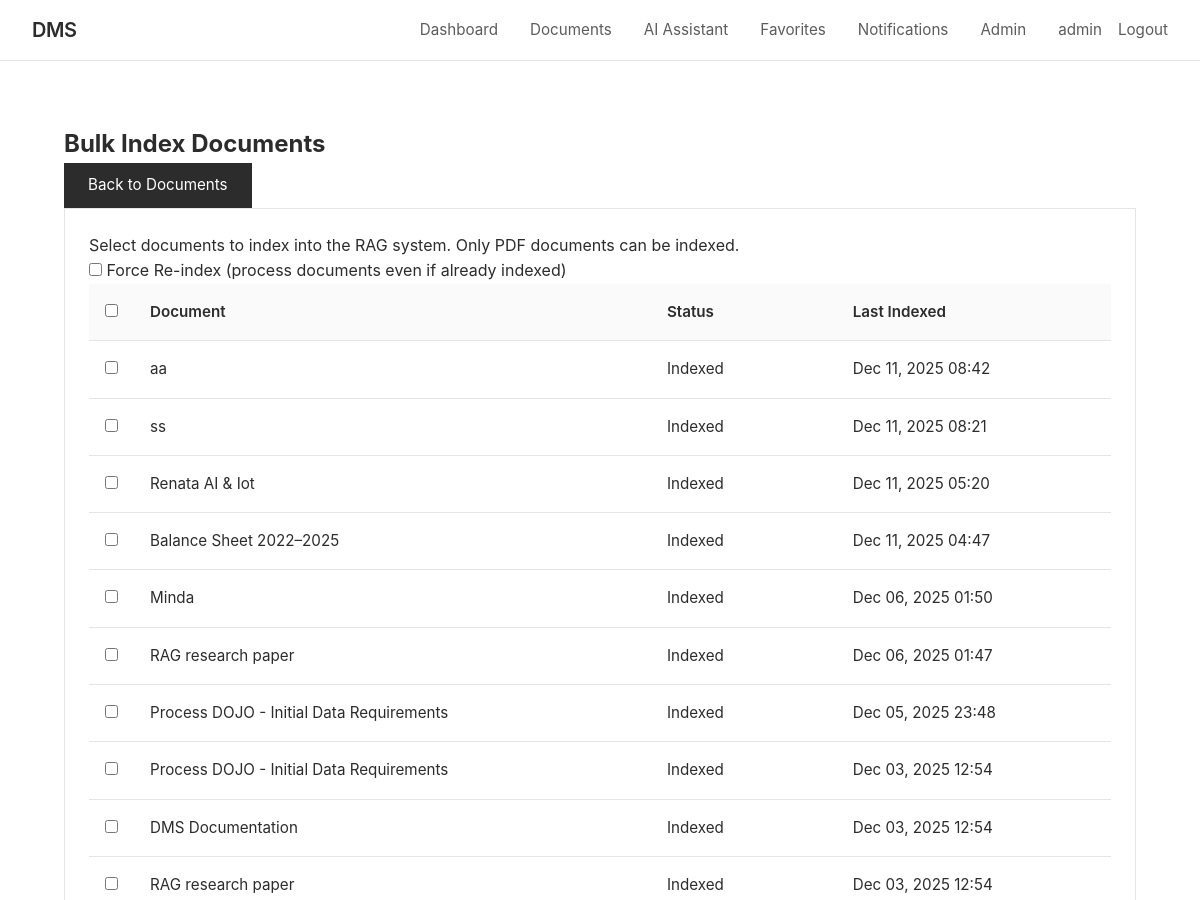
Before: /documents/bulk-index/ (signed in, upper part) with the older database file.
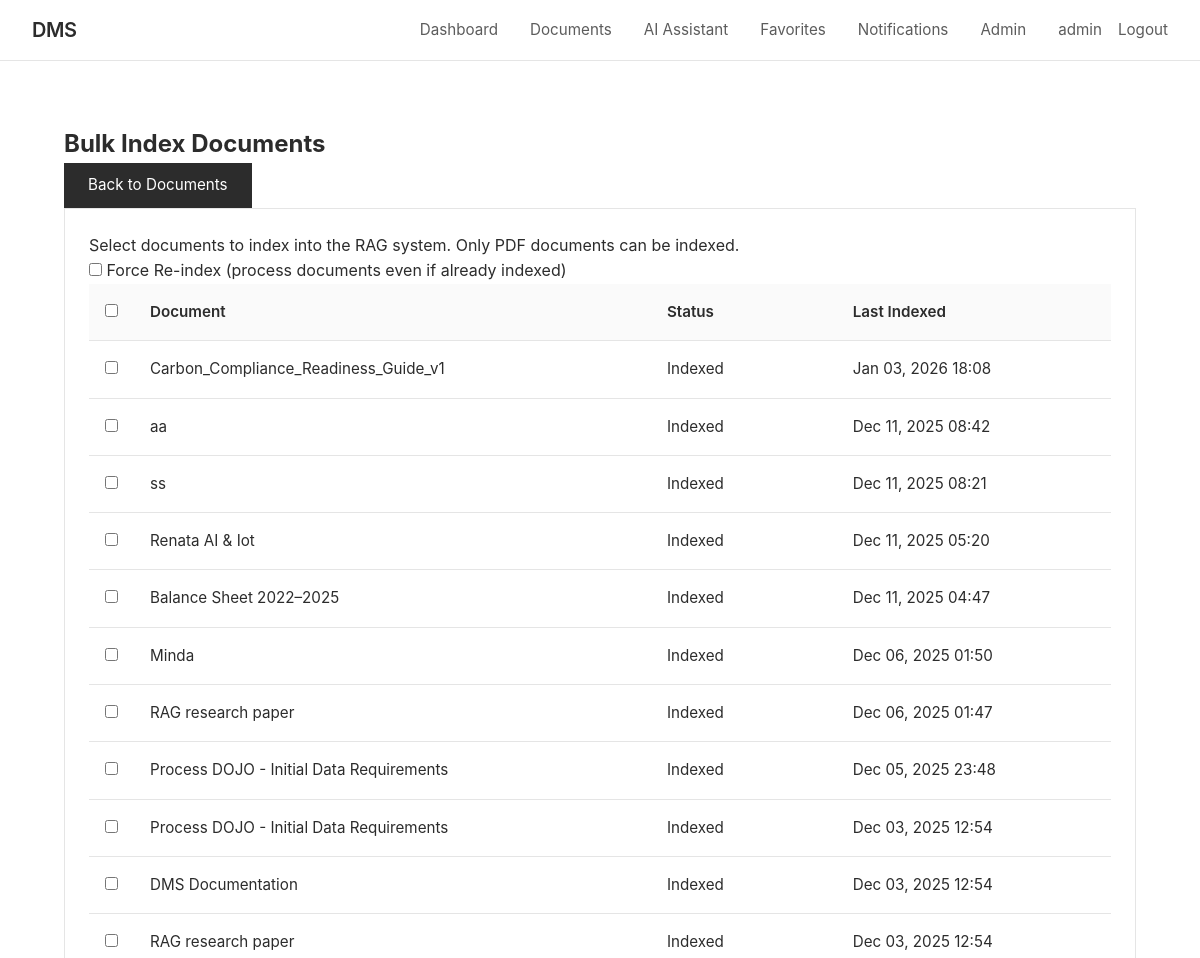
After: the same page with the newer database file.
### documents/models.py (models this page shows, shortened)
class Document(models.Model):
    ACCESS_LEVEL_CHOICES = [
        ('public', 'Public'),
        ('private', 'Private'),
        ('role', 'Role-Based'),
        ('custom', 'Custom Users'),
    ]
    title = models.CharField(max_length=255)
    description = models.TextField(blank=True)
    file = models.FileField(upload_to=document_upload_path)
    file_size = models.BigIntegerField(default=0, help_text="Size in bytes")
    file_type = models.CharField(max_length=100, blank=True)
    owner = models.ForeignKey(User, on_delete=models.CASCADE, related_name='owned_documents')
    access_level = models.CharField(max_length=10, choices=ACCESS_LEVEL_CHOICES, default='private')
    required_role_level = models.IntegerField(
        default=1,
        validators=[MinValueValidator(1), MaxValueValidator(100)],
        help_text="Minimum role level required (for role-based access)"
    )
    category = models.ForeignKey(Category, on_delete=models.SET_NULL, null=True, blank=True, related_name='documents')
    tags = models.ManyToManyField(Tag, blank=True, related_name='documents')
    shared_with = models.ManyToManyField(User, blank=True, related_name='shared_documents')
    version = models.IntegerField(default=1)
    is_locked = models.BooleanField(default=False, help_text="Locked documents cannot be edited")
    locked_by = models.ForeignKey(User, on_delete=models.SET_NULL, null=True, blank=True, related_name='locked_documents')
    views_count = models.IntegerField(default=0)
    downloads_count = models.IntegerField(default=0)
    created_at = models.DateTimeField(auto_now_add=True)
    updated_at = models.DateTimeField(auto_now=True)
    allow_comments = models.BooleanField(default=True)
    allow_download = models.BooleanField(default=True)
    is_deleted = models.BooleanField(default=False)
    deleted_at = models.DateTimeField(null=True, blank=True)
    class Meta:
        ordering = ['-updated_at', '-created_at']
        indexes = [
            models.Index(fields=['owner', 'access_level']),
            models.Index(fields=['created_at']),
            models.Index(fields=['title']),
        ]
    def get_embedding(self):
        try:
            return self.embedding
        except Exception:
            return None

class DocumentEmbedding(models.Model):
    INDEX_STATUS_CHOICES = [
        ('pending', 'Pending'),
        ('processing', 'Processing'),
        ('completed', 'Completed'),
        ('failed', 'Failed'),
    ]
    document = models.OneToOneField(Document, on_delete=models.CASCADE, related_name='embedding')
    is_indexed = models.BooleanField(default=False)
    index_status = models.CharField(max_length=20, choices=INDEX_STATUS_CHOICES, default='pending')
    chunk_count = models.IntegerField(default=0, help_text="Number of chunks created")
    embedding_model = models.CharField(max_length=100, blank=True, help_text="Model used for embeddings")
    indexed_at = models.DateTimeField(null=True, blank=True)
    last_indexed_at = models.DateTimeField(null=True, blank=True)
    error_message = models.TextField(blank=True)
    retry_count = models.IntegerField(default=0)
    created_at = models.DateTimeField(auto_now_add=True)
    updated_at = models.DateTimeField(auto_now=True)
    class Meta:
        ordering = ['-updated_at']

### documents/rag_views.py (the view)
# urls.py: path('documents/bulk-index/', rag_views.bulk_index_documents_view, name='bulk_index_documents'),
@login_required
def bulk_index_documents_view(request):
    if request.method == 'POST':
        form = DocumentIndexForm(request.POST)
        if form.is_valid():
            document_ids = request.POST.getlist('document_ids')
            if not document_ids:
                messages.warning(request, 'No documents selected.')
                return redirect('bulk_index_documents')
            documents = Document.objects.filter(
                id__in=document_ids,
                is_deleted=False
            )
            accessible_docs = documents.filter(
                Q(owner=request.user) |
                Q(access_level='public') |
                Q(shared_with=request.user)
            )
            indexed_count = 0
            failed_count = 0
            for doc in accessible_docs:
                embedding, created = DocumentEmbedding.objects.get_or_create(document=doc)
                if embedding.is_indexed and not form.cleaned_data.get('force_reindex'):
                    continue
                embedding.mark_processing()
                try:
                    if not doc.file or not doc.file.path.lower().endswith('.pdf'):
                        raise ValueError("Invalid file type")
                    chatbot = get_rag_chatbot()
                    chatbot.index_documents(pdf_path=doc.file.path)
                    stats = chatbot.document_processor.get_processing_stats()
                    embedding.mark_completed(
                        chunk_count=stats.get('total_pages', 0),
                        embedding_model=chatbot.config.EMBEDDING_MODEL
                    )
                    indexed_count += 1
                except Exception as e:
                    embedding.mark_failed(str(e))
                    failed_count += 1
            messages.success(request, f'Indexed {indexed_count} documents. Failed: {failed_count}')
            return redirect('document_list')
    else:
        form = DocumentIndexForm()
    user_documents = Document.objects.filter(
        Q(owner=request.user) |
        Q(access_level='public') |
        Q(shared_with=request.user)
    ).filter(is_deleted=False)
    context = {
        'form': form,
        'documents': user_documents
    }
    return render(request, 'rag/bulk_index.html', context)

### documents/forms.py
class DocumentIndexForm(forms.Form):
    force_reindex = forms.BooleanField(
        required=False,
        initial=False,
        label='Force re-index already indexed documents',
        widget=forms.CheckboxInput(attrs={
            'class': 'form-check-input'
        })
    )

### documents/models.py (called while the page is built)
    def is_admin(self):
        return self.user_type == 'admin'

### documents/templates/rag/bulk_index.html (shortened to what this page needs)
{% extends 'documents/base.html' %}
{% load static %}
{% block content %}
<div class="container mt-4">
    <div class="d-flex justify-content-between align-items-center mb-4">
        <h2> Bulk Index Documents</h2>
        <a href="{% url 'document_list' %}" class="btn btn-outline-secondary">
             Back to Documents
        </a>
    </div>
    <div class="card">
        <div class="card-body">
            <div class="alert alert-info">
                 Select documents to index into the RAG system. Only PDF documents can
                be indexed.
            </div>
            <form method="post">
                <div class="mb-4">
                    <div class="form-check">
                        <input class="form-check-input" type="checkbox" name="force_reindex" id="forceReindex">
                        <label class="form-check-label" for="forceReindex">
                            Force Re-index (process documents even if already indexed)
                        </label>
                    </div>
                </div>
                <div class="table-responsive">
                    <table class="table table-hover">
                        <thead>
                            <tr>
                                <th style="width: 40px;">
                                    <input type="checkbox" id="selectAll" class="form-check-input">
                                </th>
                                <th>Document</th>
                                <th>Status</th>
                                <th>Last Indexed</th>
                            </tr>
                        </thead>
                        <tbody>
                            {% for doc in documents %}
                            <tr>
                                <td>
                                    <input type="checkbox" name="document_ids" value="{{ doc.id }}"
                                        class="form-check-input doc-checkbox">
                                </td>
                                <td>
                                     {{ doc.title }}
                                </td>
                                <td>
                                    {% with embedding=doc.get_embedding %}
                                    {% if embedding and embedding.is_indexed %}
                                    <span class="badge bg-success">Indexed</span>
                                    {% else %}
                                    <span class="badge bg-secondary">Not Indexed</span>
                                    {% endif %}
                                    {% endwith %}
                                </td>
                                <td>
                                    {% with embedding=doc.get_embedding %}
                                    {% if embedding and embedding.indexed_at %}
                                    {{ embedding.indexed_at|date:"M d, Y H:i" }}
                                    {% else %}
                                    -
                                    {% endif %}
                                    {% endwith %}
                                </td>
                            </tr>
                            {% empty %}
                            <tr>
                                <td colspan="4" class="text-center py-4">No documents available for indexing.</td>
                            </tr>
                            {% endfor %}
                        </tbody>
                    </table>
            </form>
        </div>
    </div>
</div>
{% endblock %}

Changed rows visible on the page:
added Document: title "Carbon_Compliance_Readiness_Guide_v1", get_embedding.indexed_at "Jan 03, 2026 18:08"
